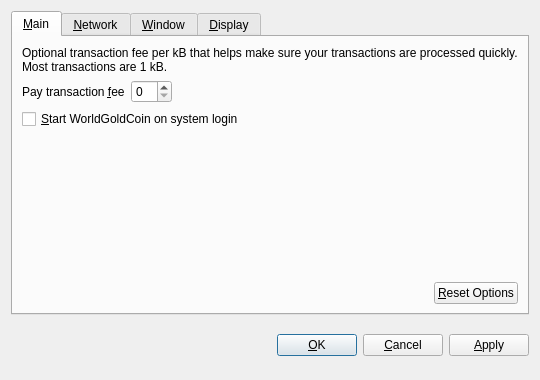
<?xml version="1.0" encoding="UTF-8"?>
<ui version="4.0">
 <class>OptionsDialog</class>
 <widget class="QDialog" name="OptionsDialog">
  <property name="geometry">
   <rect>
    <x>0</x>
    <y>0</y>
    <width>540</width>
    <height>380</height>
   </rect>
  </property>
  <property name="windowTitle">
   <string>Options</string>
  </property>
  <property name="modal">
   <bool>true</bool>
  </property>
  <layout class="QVBoxLayout" name="verticalLayout">
   <item>
    <widget class="QTabWidget" name="tabWidget">
     <property name="tabPosition">
      <enum>QTabWidget::North</enum>
     </property>
     <property name="currentIndex">
      <number>0</number>
     </property>
     <widget class="QWidget" name="tabMain">
      <attribute name="title">
       <string>&amp;Main</string>
      </attribute>
      <layout class="QVBoxLayout" name="verticalLayout_Main">
       <item>
        <widget class="QLabel" name="transactionFeeInfoLabel">
         <property name="text">
          <string>Optional transaction fee per kB that helps make sure your transactions are processed quickly. Most transactions are 1 kB.</string>
         </property>
         <property name="textFormat">
          <enum>Qt::PlainText</enum>
         </property>
         <property name="wordWrap">
          <bool>true</bool>
         </property>
        </widget>
       </item>
       <item>
        <layout class="QHBoxLayout" name="horizontalLayout_1_Main">
         <item>
          <widget class="QLabel" name="transactionFeeLabel">
           <property name="text">
            <string>Pay transaction &amp;fee</string>
           </property>
           <property name="textFormat">
            <enum>Qt::PlainText</enum>
           </property>
           <property name="buddy">
            <cstring>transactionFee</cstring>
           </property>
          </widget>
         </item>
         <item>
          <widget class="BitcoinAmountField" name="transactionFee"/>
         </item>
         <item>
          <spacer name="horizontalSpacer_1_Main">
           <property name="orientation">
            <enum>Qt::Horizontal</enum>
           </property>
           <property name="sizeHint" stdset="0">
            <size>
             <width>40</width>
             <height>20</height>
            </size>
           </property>
          </spacer>
         </item>
        </layout>
       </item>
       <item>
        <widget class="QCheckBox" name="bitcoinAtStartup">
         <property name="toolTip">
          <string>Automatically start WorldGoldCoin after logging in to the system.</string>
         </property>
         <property name="text">
          <string>&amp;Start WorldGoldCoin on system login</string>
         </property>
        </widget>
       </item>
       <item>
        <spacer name="verticalSpacer_Main">
         <property name="orientation">
          <enum>Qt::Vertical</enum>
         </property>
         <property name="sizeHint" stdset="0">
          <size>
           <width>20</width>
           <height>40</height>
          </size>
         </property>
        </spacer>
       </item>
       <item>
        <layout class="QHBoxLayout" name="horizontalLayout_2_Main">
         <item>
          <spacer name="horizontalSpacer_2_Main">
           <property name="orientation">
            <enum>Qt::Horizontal</enum>
           </property>
           <property name="sizeHint" stdset="0">
            <size>
             <width>40</width>
             <height>20</height>
            </size>
           </property>
          </spacer>
         </item>
         <item>
          <widget class="QPushButton" name="resetButton">
           <property name="toolTip">
            <string>Reset all client options to default.</string>
           </property>
           <property name="text">
            <string>&amp;Reset Options</string>
           </property>
           <property name="autoDefault">
            <bool>false</bool>
           </property>
          </widget>
         </item>
        </layout>
       </item>
      </layout>
     </widget>
     <widget class="QWidget" name="tabNetwork">
      <attribute name="title">
       <string>&amp;Network</string>
      </attribute>
      <layout class="QVBoxLayout" name="verticalLayout_Network">
       <item>
        <widget class="QCheckBox" name="mapPortUpnp">
         <property name="toolTip">
          <string>Automatically open the WorldGoldCoin client port on the router. This only works when your router supports UPnP and it is enabled.</string>
         </property>
         <property name="text">
          <string>Map port using &amp;UPnP</string>
         </property>
        </widget>
       </item>
       <item>
        <widget class="QCheckBox" name="connectSocks">
         <property name="toolTip">
          <string>Connect to the WorldGoldCoin network through a SOCKS proxy (e.g. when connecting through Tor).</string>
         </property>
         <property name="text">
          <string>&amp;Connect through SOCKS proxy:</string>
         </property>
        </widget>
       </item>
       <item>
        <layout class="QHBoxLayout" name="horizontalLayout_Network">
         <item>
          <widget class="QLabel" name="proxyIpLabel">
           <property name="text">
            <string>Proxy &amp;IP:</string>
           </property>
           <property name="textFormat">
            <enum>Qt::PlainText</enum>
           </property>
           <property name="buddy">
            <cstring>proxyIp</cstring>
           </property>
          </widget>
         </item>
         <item>
          <widget class="QValidatedLineEdit" name="proxyIp">
           <property name="maximumSize">
            <size>
             <width>140</width>
             <height>16777215</height>
            </size>
           </property>
           <property name="toolTip">
            <string>IP address of the proxy (e.g. 127.0.0.1)</string>
           </property>
          </widget>
         </item>
         <item>
          <widget class="QLabel" name="proxyPortLabel">
           <property name="text">
            <string>&amp;Port:</string>
           </property>
           <property name="textFormat">
            <enum>Qt::PlainText</enum>
           </property>
           <property name="buddy">
            <cstring>proxyPort</cstring>
           </property>
          </widget>
         </item>
         <item>
          <widget class="QLineEdit" name="proxyPort">
           <property name="maximumSize">
            <size>
             <width>55</width>
             <height>16777215</height>
            </size>
           </property>
           <property name="toolTip">
            <string>Port of the proxy (e.g. 9050)</string>
           </property>
          </widget>
         </item>
         <item>
          <widget class="QLabel" name="socksVersionLabel">
           <property name="text">
            <string>SOCKS &amp;Version:</string>
           </property>
           <property name="textFormat">
            <enum>Qt::PlainText</enum>
           </property>
           <property name="buddy">
            <cstring>socksVersion</cstring>
           </property>
          </widget>
         </item>
         <item>
          <widget class="QValueComboBox" name="socksVersion">
           <property name="toolTip">
            <string>SOCKS version of the proxy (e.g. 5)</string>
           </property>
          </widget>
         </item>
         <item>
          <spacer name="horizontalSpacer_Network">
           <property name="orientation">
            <enum>Qt::Horizontal</enum>
           </property>
           <property name="sizeHint" stdset="0">
            <size>
             <width>40</width>
             <height>20</height>
            </size>
           </property>
          </spacer>
         </item>
        </layout>
       </item>
       <item>
        <spacer name="verticalSpacer_Network">
         <property name="orientation">
          <enum>Qt::Vertical</enum>
         </property>
         <property name="sizeHint" stdset="0">
          <size>
           <width>20</width>
           <height>40</height>
          </size>
         </property>
        </spacer>
       </item>
      </layout>
     </widget>
     <widget class="QWidget" name="tabWindow">
      <attribute name="title">
       <string>&amp;Window</string>
      </attribute>
      <layout class="QVBoxLayout" name="verticalLayout_Window">
       <item>
        <widget class="QCheckBox" name="minimizeToTray">
         <property name="toolTip">
          <string>Show only a tray icon after minimizing the window.</string>
         </property>
         <property name="text">
          <string>&amp;Minimize to the tray instead of the taskbar</string>
         </property>
        </widget>
       </item>
       <item>
        <widget class="QCheckBox" name="minimizeOnClose">
         <property name="toolTip">
          <string>Minimize instead of exit the application when the window is closed. When this option is enabled, the application will be closed only after selecting Quit in the menu.</string>
         </property>
         <property name="text">
          <string>M&amp;inimize on close</string>
         </property>
        </widget>
       </item>
       <item>
        <spacer name="verticalSpacer_Window">
         <property name="orientation">
          <enum>Qt::Vertical</enum>
         </property>
         <property name="sizeHint" stdset="0">
          <size>
           <width>20</width>
           <height>40</height>
          </size>
         </property>
        </spacer>
       </item>
      </layout>
     </widget>
     <widget class="QWidget" name="tabDisplay">
      <attribute name="title">
       <string>&amp;Display</string>
      </attribute>
      <layout class="QVBoxLayout" name="verticalLayout_Display">
       <item>
        <layout class="QHBoxLayout" name="horizontalLayout_1_Display">
         <item>
          <widget class="QLabel" name="langLabel">
           <property name="text">
            <string>User Interface &amp;language:</string>
           </property>
           <property name="textFormat">
            <enum>Qt::PlainText</enum>
           </property>
           <property name="buddy">
            <cstring>lang</cstring>
           </property>
          </widget>
         </item>
         <item>
          <widget class="QValueComboBox" name="lang">
           <property name="toolTip">
            <string>The user interface language can be set here. This setting will take effect after restarting WorldGoldCoin.</string>
           </property>
          </widget>
         </item>
        </layout>
       </item>
       <item>
        <layout class="QHBoxLayout" name="horizontalLayout_2_Display">
         <item>
          <widget class="QLabel" name="unitLabel">
           <property name="text">
            <string>&amp;Unit to show amounts in:</string>
           </property>
           <property name="textFormat">
            <enum>Qt::PlainText</enum>
           </property>
           <property name="buddy">
            <cstring>unit</cstring>
           </property>
          </widget>
         </item>
         <item>
          <widget class="QValueComboBox" name="unit">
           <property name="toolTip">
            <string>Choose the default subdivision unit to show in the interface and when sending coins.</string>
           </property>
          </widget>
         </item>
        </layout>
       </item>
       <item>
        <widget class="QCheckBox" name="displayAddresses">
         <property name="toolTip">
          <string>Whether to show WorldGoldCoin addresses in the transaction list or not.</string>
         </property>
         <property name="text">
          <string>&amp;Display addresses in transaction list</string>
         </property>
        </widget>
       </item>
       <item>
        <widget class="QCheckBox" name="coinControlFeatures">
         <property name="toolTip">
          <string>Whether to show coin control features or not.</string>
         </property>
         <property name="text">
          <string>Display coin &amp;control features (experts only!)</string>
         </property>
        </widget>
       </item>
       <item>
        <spacer name="verticalSpacer_Display">
         <property name="orientation">
          <enum>Qt::Vertical</enum>
         </property>
         <property name="sizeHint" stdset="0">
          <size>
           <width>20</width>
           <height>40</height>
          </size>
         </property>
        </spacer>
       </item>
      </layout>
     </widget>
    </widget>
   </item>
   <item>
    <layout class="QHBoxLayout" name="horizontalLayout_Buttons">
     <item>
      <spacer name="horizontalSpacer_1">
       <property name="orientation">
        <enum>Qt::Horizontal</enum>
       </property>
       <property name="sizeHint" stdset="0">
        <size>
         <width>40</width>
         <height>48</height>
        </size>
       </property>
      </spacer>
     </item>
     <item>
      <widget class="QLabel" name="statusLabel">
       <property name="font">
        <font>
         <weight>75</weight>
         <bold>true</bold>
        </font>
       </property>
       <property name="text">
        <string/>
       </property>
       <property name="textFormat">
        <enum>Qt::PlainText</enum>
       </property>
       <property name="wordWrap">
        <bool>true</bool>
       </property>
      </widget>
     </item>
     <item>
      <spacer name="horizontalSpacer_2">
       <property name="orientation">
        <enum>Qt::Horizontal</enum>
       </property>
       <property name="sizeHint" stdset="0">
        <size>
         <width>40</width>
         <height>48</height>
        </size>
       </property>
      </spacer>
     </item>
     <item>
      <widget class="QPushButton" name="okButton">
       <property name="text">
        <string>&amp;OK</string>
       </property>
      </widget>
     </item>
     <item>
      <widget class="QPushButton" name="cancelButton">
       <property name="text">
        <string>&amp;Cancel</string>
       </property>
       <property name="autoDefault">
        <bool>false</bool>
       </property>
      </widget>
     </item>
     <item>
      <widget class="QPushButton" name="applyButton">
       <property name="text">
        <string>&amp;Apply</string>
       </property>
       <property name="autoDefault">
        <bool>false</bool>
       </property>
      </widget>
     </item>
    </layout>
   </item>
  </layout>
 </widget>
 <customwidgets>
  <customwidget>
   <class>BitcoinAmountField</class>
   <extends>QSpinBox</extends>
   <header>bitcoinamountfield.h</header>
  </customwidget>
  <customwidget>
   <class>QValueComboBox</class>
   <extends>QComboBox</extends>
   <header>qvaluecombobox.h</header>
  </customwidget>
  <customwidget>
   <class>QValidatedLineEdit</class>
   <extends>QLineEdit</extends>
   <header>qvalidatedlineedit.h</header>
  </customwidget>
 </customwidgets>
 <resources/>
 <connections/>
</ui>
